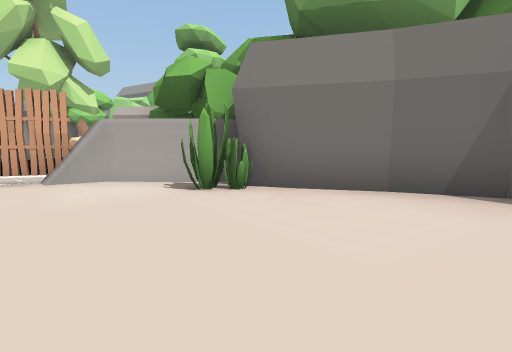
[1] (above)

14 first-person views from a walk through a scene from a Unity 3-D project. The camera is 1.2 m above the floor, tilts 6° down and sees 80° across. Doors are open. The floor is counted in squares, 2 m on a side. Each view is taken from the middle of a square. On the plan, view 1 faces up. The plan holds only what a view shows up to about 9 squares ahead; the rest is blank. The place goes on beyond the plan. The player character is not drawn. Some animated figures are left out.

[2]
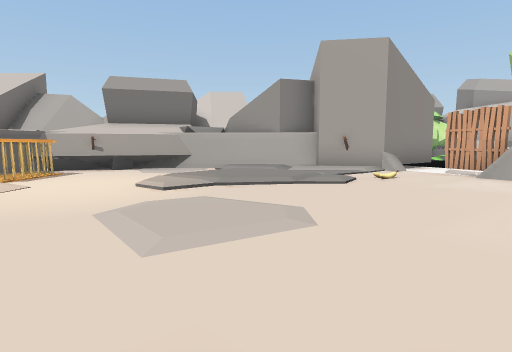

[3]
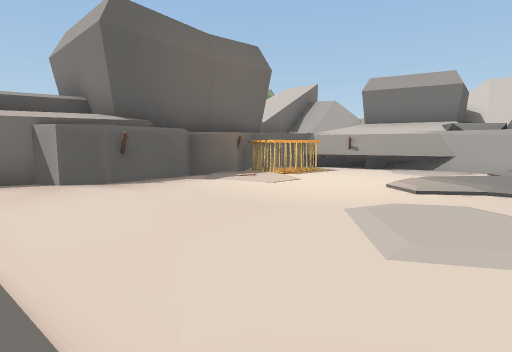

[4]
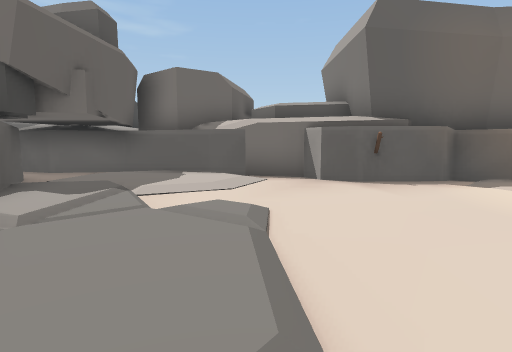

[5]
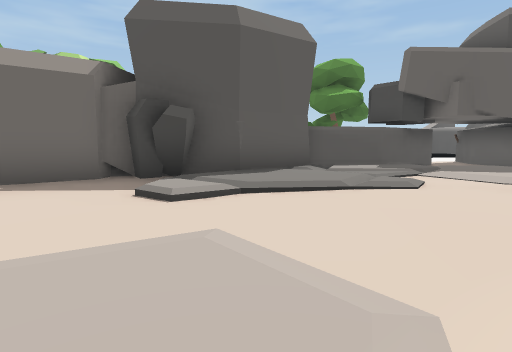

[6]
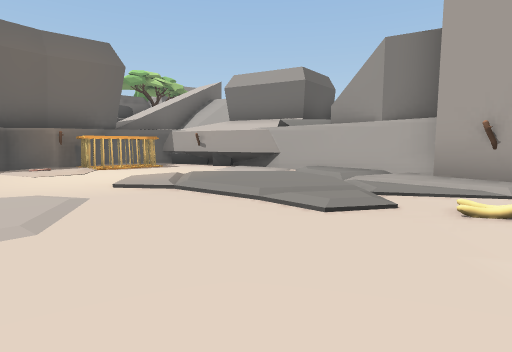

[7]
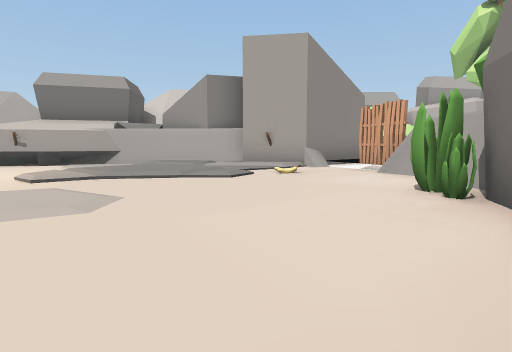

[8]
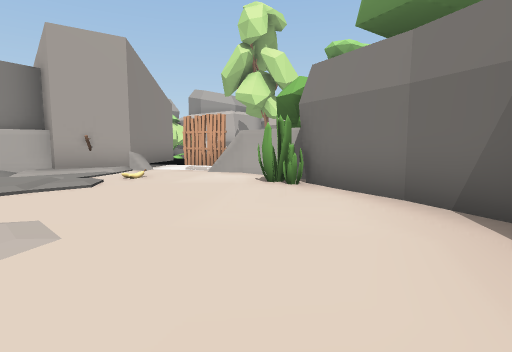

[9]
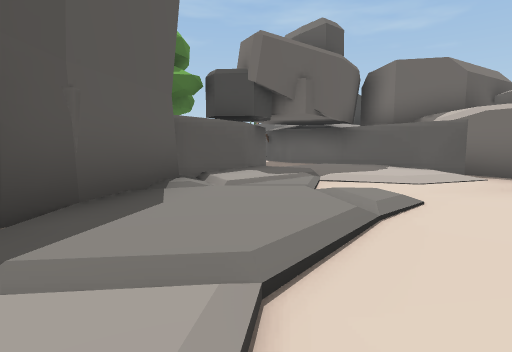

[10]
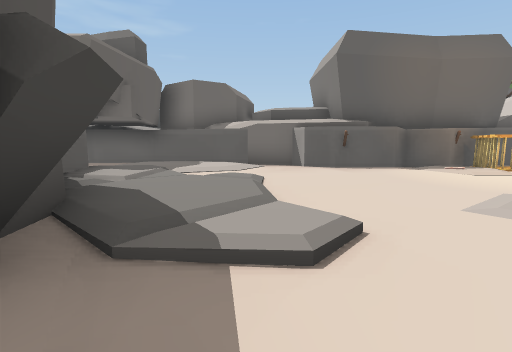

[11]
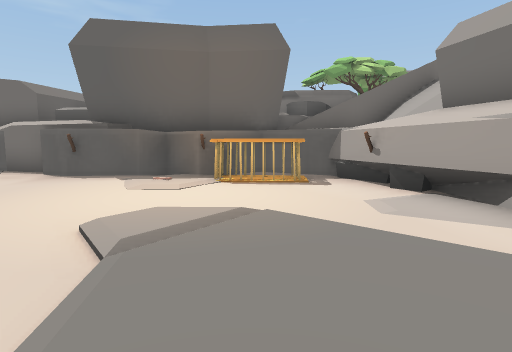

[12]
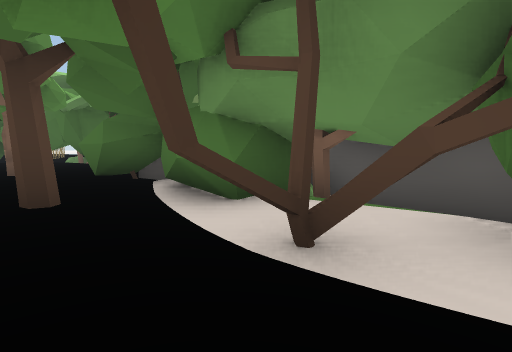

[13]
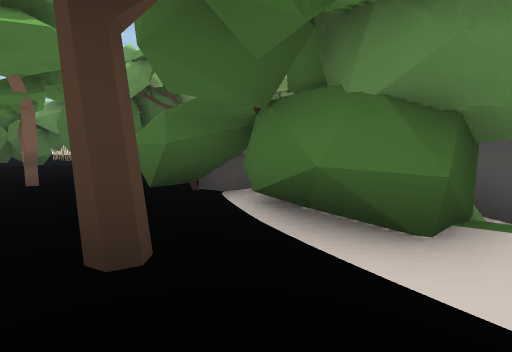

[14]
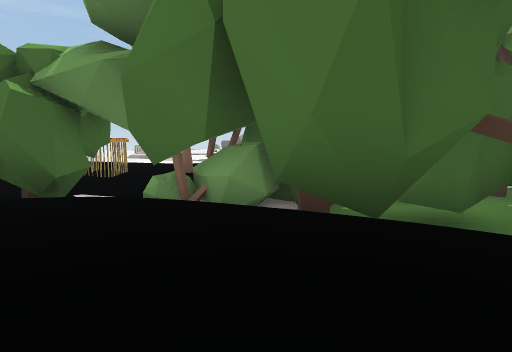

### Floor plan
Key: @ floor where view 1 was taken; # wall or solid block; . main floor; : floor 0.25 m higher than the main floor; + floor 0.5 m higher than the main floor; / step, stairs or slope; D open door; T tree; P plant; R torch; C cage; O other object.
Columns run from 6 left of view 1 to 17 right of it. Each row starts with its distance up from view 1.
  9       + +
  8      T:T: T+++T+::++T
  7    OTTTT:T:TT:::::+TTT
  6  ::  TT##TTTT  :TTT /C+
  5 #DOO###OTTT    #TTTT/+++
  4 #DD..PPOO#     #T TT T++
  3 ##.O.....##        OO
  2 #R//......#     T
  1 #///......##    T
  0 #:::/.@..:##    OO
 -1 #//:/..../:##
 -2 #..//..../:/# OO
 -3 #........///##OT
 -4  O........./:#
 -5  #CCC.O...::/##
 -6  ########/:::.D
 -7         ####/.D
 -8            #####

Where each view was taken, in squares from view 1:
view 1: 0 up, 0 right, facing up
view 2: 0 up, 3 right, facing left
view 3: 0 up, 3 right, facing down-left
view 4: 0 up, 3 right, facing down
view 5: 1 down, 1 left, facing right
view 6: 3 up, 0 right, facing down-left
view 7: 2 up, 3 right, facing left
view 8: 0 up, 3 right, facing up-left
view 9: 0 up, 2 right, facing down-right
view 10: 2 up, 3 right, facing down
view 11: 1 up, 3 left, facing down
view 12: 9 up, 0 right, facing down-right
view 13: 9 up, 2 right, facing down-right
view 14: 8 up, 9 right, facing down-right
